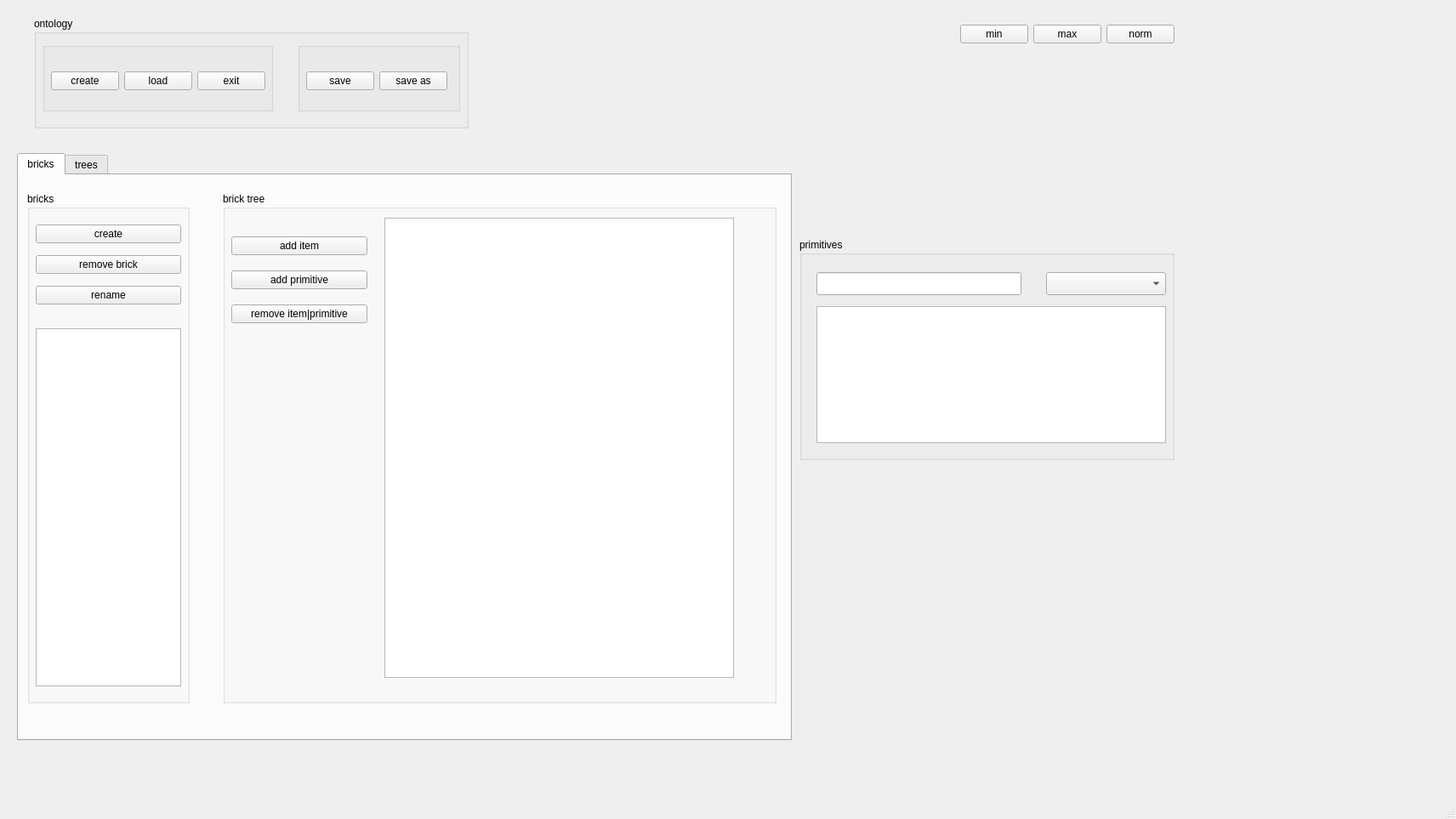
<?xml version="1.0" encoding="UTF-8"?>
<ui version="4.0">
 <class>MainWindow</class>
 <widget class="QMainWindow" name="MainWindow">
  <property name="geometry">
   <rect>
    <x>0</x>
    <y>0</y>
    <width>1712</width>
    <height>963</height>
   </rect>
  </property>
  <property name="sizePolicy">
   <sizepolicy hsizetype="Preferred" vsizetype="Preferred">
    <horstretch>0</horstretch>
    <verstretch>0</verstretch>
   </sizepolicy>
  </property>
  <property name="windowTitle">
   <string>MainWindow</string>
  </property>
  <widget class="QWidget" name="centralwidget">
   <widget class="QWidget" name="horizontalLayoutWidget_2">
    <property name="geometry">
     <rect>
      <x>870</x>
      <y>0</y>
      <width>511</width>
      <height>80</height>
     </rect>
    </property>
    <layout class="QHBoxLayout" name="horizontalLayout_2">
     <item>
      <spacer name="horizontalSpacer_11">
       <property name="orientation">
        <enum>Qt::Horizontal</enum>
       </property>
       <property name="sizeHint" stdset="0">
        <size>
         <width>40</width>
         <height>20</height>
        </size>
       </property>
      </spacer>
     </item>
     <item>
      <widget class="QPushButton" name="pushMinimise">
       <property name="text">
        <string>min</string>
       </property>
      </widget>
     </item>
     <item>
      <widget class="QPushButton" name="pushMaximise">
       <property name="text">
        <string>max</string>
       </property>
      </widget>
     </item>
     <item>
      <widget class="QPushButton" name="pushNormal">
       <property name="text">
        <string>norm</string>
       </property>
      </widget>
     </item>
    </layout>
   </widget>
   <widget class="QGroupBox" name="groupBoxOntology">
    <property name="geometry">
     <rect>
      <x>40</x>
      <y>20</y>
      <width>511</width>
      <height>131</height>
     </rect>
    </property>
    <property name="title">
     <string>ontology</string>
    </property>
    <widget class="QGroupBox" name="groupOntologySave">
     <property name="geometry">
      <rect>
       <x>10</x>
       <y>30</y>
       <width>271</width>
       <height>81</height>
      </rect>
     </property>
     <property name="title">
      <string/>
     </property>
     <widget class="QWidget" name="horizontalLayoutWidget_3">
      <property name="geometry">
       <rect>
        <x>10</x>
        <y>20</y>
        <width>260</width>
        <height>51</height>
       </rect>
      </property>
      <layout class="QHBoxLayout" name="horizontalLayout_3">
       <item>
        <widget class="QPushButton" name="pushOntologyCreate">
         <property name="text">
          <string>create</string>
         </property>
        </widget>
       </item>
       <item>
        <widget class="QPushButton" name="pushOntologyLoad">
         <property name="text">
          <string>load</string>
         </property>
        </widget>
       </item>
       <item>
        <widget class="QPushButton" name="pushExit">
         <property name="text">
          <string>exit</string>
         </property>
        </widget>
       </item>
       <item>
        <spacer name="horizontalSpacer">
         <property name="orientation">
          <enum>Qt::Horizontal</enum>
         </property>
         <property name="sizeHint" stdset="0">
          <size>
           <width>40</width>
           <height>20</height>
          </size>
         </property>
        </spacer>
       </item>
      </layout>
     </widget>
    </widget>
    <widget class="QGroupBox" name="groupBoxOntologySave">
     <property name="geometry">
      <rect>
       <x>310</x>
       <y>30</y>
       <width>191</width>
       <height>81</height>
      </rect>
     </property>
     <property name="title">
      <string/>
     </property>
     <widget class="QWidget" name="horizontalLayoutWidget">
      <property name="geometry">
       <rect>
        <x>10</x>
        <y>20</y>
        <width>174</width>
        <height>51</height>
       </rect>
      </property>
      <layout class="QHBoxLayout" name="horizontalLayout">
       <item>
        <widget class="QPushButton" name="pushOntologySave">
         <property name="text">
          <string>save</string>
         </property>
        </widget>
       </item>
       <item>
        <widget class="QPushButton" name="pushOntologySaveAs">
         <property name="text">
          <string>save as</string>
         </property>
        </widget>
       </item>
       <item>
        <spacer name="horizontalSpacer_2">
         <property name="orientation">
          <enum>Qt::Horizontal</enum>
         </property>
         <property name="sizeHint" stdset="0">
          <size>
           <width>40</width>
           <height>20</height>
          </size>
         </property>
        </spacer>
       </item>
      </layout>
     </widget>
    </widget>
   </widget>
   <widget class="QTabWidget" name="tabWidgetLists">
    <property name="geometry">
     <rect>
      <x>20</x>
      <y>180</y>
      <width>911</width>
      <height>691</height>
     </rect>
    </property>
    <property name="currentIndex">
     <number>0</number>
    </property>
    <widget class="QWidget" name="tab">
     <attribute name="title">
      <string>bricks</string>
     </attribute>
     <widget class="QGroupBox" name="groupBoxBricksControl">
      <property name="geometry">
       <rect>
        <x>10</x>
        <y>20</y>
        <width>191</width>
        <height>601</height>
       </rect>
      </property>
      <property name="title">
       <string>bricks</string>
      </property>
      <widget class="QWidget" name="verticalLayoutWidget_2">
       <property name="geometry">
        <rect>
         <x>10</x>
         <y>30</y>
         <width>171</width>
         <height>111</height>
        </rect>
       </property>
       <layout class="QVBoxLayout" name="verticalLayout_2">
        <item>
         <widget class="QPushButton" name="pushBrickCreate">
          <property name="text">
           <string>create</string>
          </property>
         </widget>
        </item>
        <item>
         <widget class="QPushButton" name="pushBrickRemove">
          <property name="text">
           <string>remove brick</string>
          </property>
         </widget>
        </item>
        <item>
         <widget class="QPushButton" name="pushBrickRename">
          <property name="text">
           <string>rename</string>
          </property>
         </widget>
        </item>
       </layout>
      </widget>
      <widget class="QListWidget" name="listBricks">
       <property name="geometry">
        <rect>
         <x>10</x>
         <y>160</y>
         <width>171</width>
         <height>421</height>
        </rect>
       </property>
      </widget>
     </widget>
     <widget class="QGroupBox" name="groupBoxBrikkTree">
      <property name="geometry">
       <rect>
        <x>240</x>
        <y>20</y>
        <width>651</width>
        <height>601</height>
       </rect>
      </property>
      <property name="title">
       <string>brick tree</string>
      </property>
      <widget class="QWidget" name="verticalLayoutWidget">
       <property name="geometry">
        <rect>
         <x>10</x>
         <y>40</y>
         <width>160</width>
         <height>128</height>
        </rect>
       </property>
       <layout class="QVBoxLayout" name="verticalLayout">
        <item>
         <widget class="QPushButton" name="pushBrickAddItem">
          <property name="text">
           <string>add item</string>
          </property>
         </widget>
        </item>
        <item>
         <widget class="QPushButton" name="pushBrickAddPrimitive">
          <property name="text">
           <string>add primitive</string>
          </property>
         </widget>
        </item>
        <item>
         <widget class="QPushButton" name="pushBrickRemoveItem">
          <property name="text">
           <string>remove item|primitive</string>
          </property>
         </widget>
        </item>
       </layout>
      </widget>
      <widget class="QTreeWidget" name="brickTree">
       <property name="geometry">
        <rect>
         <x>190</x>
         <y>30</y>
         <width>411</width>
         <height>541</height>
        </rect>
       </property>
       <property name="autoExpandDelay">
        <number>1</number>
       </property>
       <property name="columnCount">
        <number>0</number>
       </property>
       <attribute name="headerVisible">
        <bool>false</bool>
       </attribute>
       <attribute name="headerCascadingSectionResizes">
        <bool>false</bool>
       </attribute>
      </widget>
     </widget>
    </widget>
    <widget class="QWidget" name="tab_2">
     <attribute name="title">
      <string>trees</string>
     </attribute>
     <widget class="QListWidget" name="listTrees">
      <property name="geometry">
       <rect>
        <x>20</x>
        <y>290</y>
        <width>171</width>
        <height>351</height>
       </rect>
      </property>
     </widget>
     <widget class="QGroupBox" name="groupBoxTreesControl">
      <property name="geometry">
       <rect>
        <x>10</x>
        <y>20</y>
        <width>191</width>
        <height>211</height>
       </rect>
      </property>
      <property name="title">
       <string>trees</string>
      </property>
      <widget class="QWidget" name="verticalLayoutWidget_4">
       <property name="geometry">
        <rect>
         <x>10</x>
         <y>30</y>
         <width>171</width>
         <height>227</height>
        </rect>
       </property>
       <layout class="QVBoxLayout" name="verticalLayout_4">
        <item>
         <widget class="QPushButton" name="pushTreeCreate">
          <property name="text">
           <string>create</string>
          </property>
         </widget>
        </item>
        <item>
         <widget class="QPushButton" name="pushDeleteTree">
          <property name="text">
           <string>delete</string>
          </property>
         </widget>
        </item>
        <item>
         <widget class="QPushButton" name="pushTreeLinkExistingClass">
          <property name="text">
           <string>link existing class</string>
          </property>
         </widget>
        </item>
        <item>
         <widget class="QPushButton" name="pushTreeRemoveClassLink">
          <property name="text">
           <string>remove class link</string>
          </property>
         </widget>
        </item>
        <item>
         <widget class="QPushButton" name="pushTreeInstantiate">
          <property name="text">
           <string>instantiate</string>
          </property>
         </widget>
        </item>
        <item>
         <widget class="QPushButton" name="pushTreeVisualise">
          <property name="text">
           <string>visualise</string>
          </property>
         </widget>
        </item>
       </layout>
      </widget>
     </widget>
     <widget class="QComboBox" name="comboBoxTreeSelectBrick">
      <property name="geometry">
       <rect>
        <x>20</x>
        <y>250</y>
        <width>171</width>
        <height>27</height>
       </rect>
      </property>
     </widget>
     <widget class="QTreeWidget" name="treeTree">
      <property name="geometry">
       <rect>
        <x>260</x>
        <y>40</y>
        <width>621</width>
        <height>601</height>
       </rect>
      </property>
      <property name="autoExpandDelay">
       <number>1</number>
      </property>
      <property name="columnCount">
       <number>0</number>
      </property>
      <attribute name="headerVisible">
       <bool>false</bool>
      </attribute>
      <attribute name="headerCascadingSectionResizes">
       <bool>false</bool>
      </attribute>
     </widget>
    </widget>
   </widget>
   <widget class="QGroupBox" name="groupBoxPrimitives">
    <property name="geometry">
     <rect>
      <x>940</x>
      <y>280</y>
      <width>441</width>
      <height>261</height>
     </rect>
    </property>
    <property name="title">
     <string>primitives</string>
    </property>
    <widget class="QLineEdit" name="linePrimitivesLineEdit">
     <property name="geometry">
      <rect>
       <x>20</x>
       <y>40</y>
       <width>241</width>
       <height>27</height>
      </rect>
     </property>
    </widget>
    <widget class="QComboBox" name="comboBoxPrimitives">
     <property name="geometry">
      <rect>
       <x>290</x>
       <y>40</y>
       <width>141</width>
       <height>27</height>
      </rect>
     </property>
    </widget>
    <widget class="QTextEdit" name="textPrimitivesTextEdit">
     <property name="geometry">
      <rect>
       <x>20</x>
       <y>80</y>
       <width>411</width>
       <height>161</height>
      </rect>
     </property>
    </widget>
   </widget>
  </widget>
  <widget class="QStatusBar" name="statusbar"/>
 </widget>
 <resources/>
 <connections/>
</ui>
